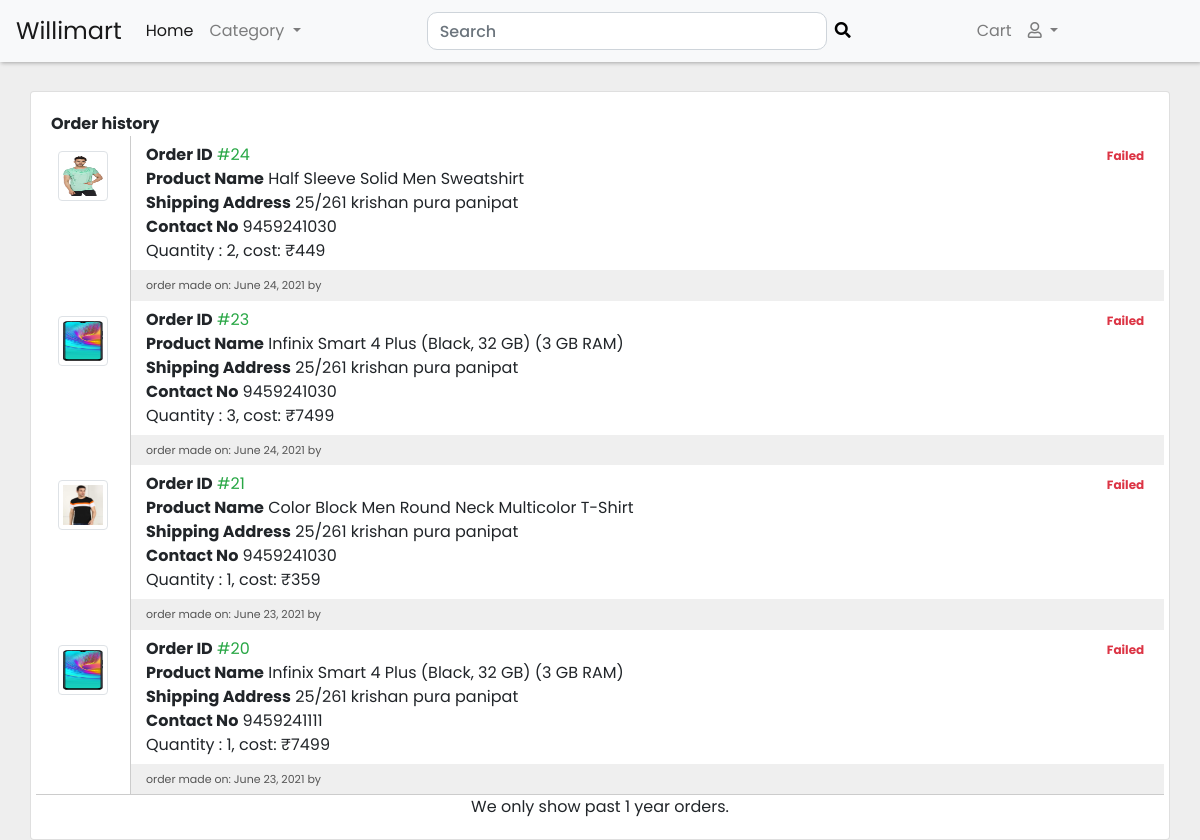
The page /order (signed in) on the database as committed earlier.
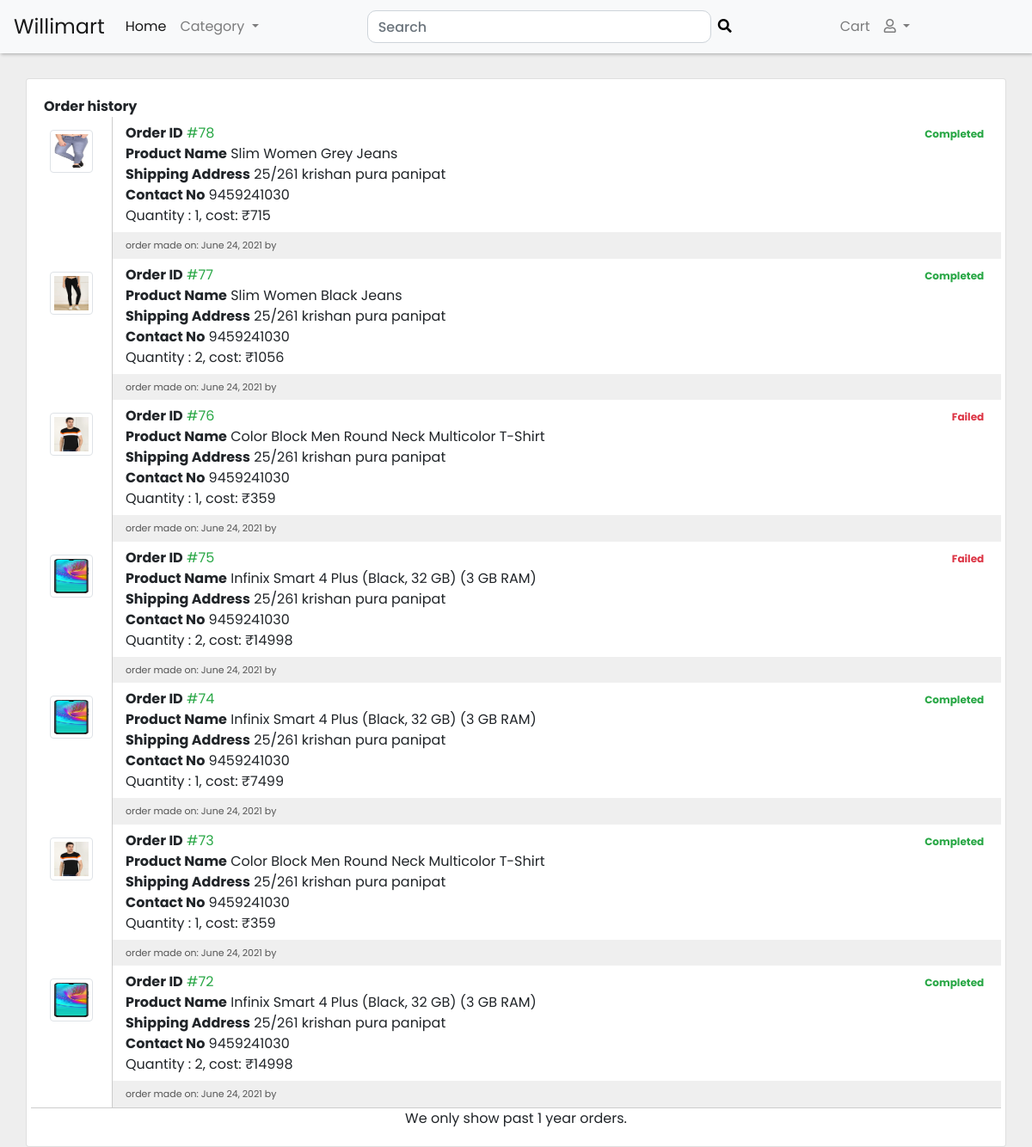
The same page on the database as committed later.
### store/models.py (models this page shows, shortened)
class Order(models.Model):
    product = models.ForeignKey(Product, on_delete=models.CASCADE)
    customer = models.CharField(max_length=50)
    quantity = models.IntegerField(default=1)
    price = models.IntegerField()
    address = models.CharField(max_length=200)
    phone = models.CharField(max_length=15)
    date = models.DateField(default=datetime.datetime.today)
    status = models.BooleanField(default=False)
    payment_id = models.CharField(max_length=100)

class Product(models.Model):
    name = models.CharField(max_length=100)
    price = models.IntegerField(default=0)
    category = models.ForeignKey(Category, on_delete=models.CASCADE, default=1)
    description = models.TextField(blank=True)
    image = models.ImageField(upload_to="uploads/products/%Y/%m/%d/")

### store/views.py (the view)
# urls.py: path('order', views.order, name="order"),
@login_required(login_url="signin")
def order(request):
    if not request.session.get('cart'):
        request.session['cart'] = {}
    orders = reversed(Order.objects.filter(customer=request.user.email))
    categories = Category.getCategory()
    data = {'categories': categories, 'orders': orders}
    return render(request, "orders/order.html", data)

### store/models.py (called while the page is built)
    @staticmethod
    def getCategory():
        return Category.objects.all()

### templates/orders/order.html (shortened to what this page needs)
{% extends 'base.html' %} {% load static %}  {% block body %} {% load cart %}
<div class="container bootdey">
  <div class="row">
    <div class="col-md-12 block card">
      <div class="panel panel-default panel-order">
        <div class="panel-heading">
          <strong>Order history</strong>
        </div>
        <div class="panel-body">
          <div class="row">
            {% for order in orders %}
            <div class="col-md-1">
              <img
                src="{{order.product.image.url}}"
                class="media-object img-thumbnail"
              />
            </div>
            <div class="col-md-11">
              <div class="row">
                <div class="col-md-12">
                  <div class="pull-right">
                    {% if not order.status %}
                    <label class="badge text-danger">Failed</label>
                    {% else %}
                    <label class="badge text-success">Completed</label>
                    {% endif %}
                  </div>
                  <span><strong>Order ID</strong></span>
                  <span class="label label-info"
                    ><span class="text-success">#{{order.id}}</span></span
                  ><br />
                  <span><strong>Product Name</strong></span>
                  <span class="label label-info">{{order.product.name}}</span
                  ><br />
                  <span><strong>Shipping Address</strong></span>
                  <span class="label label-info">{{order.address}}</span><br />
                  <span><strong>Contact No</strong></span>
                  <span class="label label-info">{{order.phone}}</span><br />
                  Quantity : {{order.quantity}}, cost: &#8377;{{order.price}}
                  <br />
                </div>
                <div class="col-md-12">
                  order made on: {{order.date}} by
                </div>
              </div>
            </div>
            {% endfor %}
          </div>
          <div class="panel-footer text-center">
            We only show past 1 year orders.
          </div>
        </div>
      </div>
    </div>
  </div>
  {% endblock body %}

### templates/base.html (shortened to what this page needs)
{% load static %} {% load cart %}
<!DOCTYPE html>
<html lang="en">
  <head>
    <link
      rel="stylesheet"
      href="https://cdn.jsdelivr.net/npm/bootstrap@4.6.0/dist/css/bootstrap.min.css"
    />
    <link
      rel="stylesheet"
      type="text/css"
      href="//netdna.bootstrapcdn.com/font-awesome/4.0.3/css/font-awesome.min.css"
    />
    <link
      rel="stylesheet"
      href="https://use.fontawesome.com/releases/v5.15.3/css/all.css"
    />
    <link rel="stylesheet" href="{% static 'css/style.css' %}" />
  </head>
  <body onload="loading()">
    <nav class="navbar navbar-expand-lg navbar-light bg-light">
      <a class="navbar-brand brand" href="{% url 'home' %}">Willimart</a>
      <div class="collapse navbar-collapse" id="navbarSupportedContent">
        <ul class="navbar-nav mr-auto">
          <li class="nav-item active">
            <a class="nav-link" href="{% url 'home' %}"
              >Home <span class="sr-only">(current)</span></a
            >
          </li>
          <li class="nav-item dropdown">
            <a
              class="nav-link dropdown-toggle"
              href="#"
              id="navbarDropdown"
              role="button"
              data-toggle="dropdown"
              aria-haspopup="true"
              aria-expanded="false"
            >
              Category
            </a>
          </li>
        </ul>
        <form class="form-inline my-2 my-lg-0 mr-auto">
          <input
            class="form-control mr-sm-2"
            type="search"
            placeholder="Search"
            aria-label="Search"
            id="navsearch"
          />
          <button class="search my-2 my-sm-0" type="submit">
            <i class="fas fa-search"></i>
          </button>
        </form>
        <ul class="navbar-nav mr-auto">
          <li class="nav-item">
            <a class="nav-link" href="{% url 'cart' %}"
              >Cart
            </a>
          </li>
          {% if not user.is_authenticated %}
          <li class="nav-item">
            <a class="nav-link" href="{% url 'signin' %}">Signin</a>
          </li>
          <li class="nav-item">
            <a class="nav-link" href="{% url 'signup' %}">Signup</a>
          </li>
          {% else %}
          <li class="nav-item dropdown">
            <a
              class="nav-link dropdown-toggle"
              href="#"
              id="navbarDropdown"
              role="button"
              data-toggle="dropdown"
              aria-haspopup="true"
              aria-expanded="false"
            >
              <i class="far fa-user"></i>
            </a>
          </li>
          {% endif %}
        </ul>
      </div>
    </nav>
    {% block body %}{% endblock body %}
  </body>
</html>

### static/css/style.css (style rules this page uses)
:root { --primary: #ed7966; --secondary: #303179; --background: #eee; --light: #39a2db; --light-background: #a2dbfa; }
* { margin: 0; padding: 0; box-sizing: border-box; }
body { font-family: "Poppins", sans-serif; background: var(--background); overflow-x: hidden; }
#navsearch { width: 400px !important; }
a { color: #000; }
.navbar { position: fixed; z-index: 1; width: 100%; }
.brand { font-size: 1.5rem; }
.block { margin-top: 8%; }
.card { padding: 20px; }
.search { border: none; background: transparent; }
.navbar { box-shadow: 1px 1px 4px 0px rgba(0, 0, 0, 0.3); }
.panel-order .row { border-bottom: 1px solid #ccc; }
.panel-order .row:last-child { border: 0px; }
.panel-order .row .col-md-1 { text-align: center; padding-top: 15px; }
.panel-order .row .col-md-1 img { width: 50px; max-height: 50px; }
.panel-order .row .row { border-bottom: 0; }
.panel-order .row .col-md-11 { border-left: 1px solid #ccc; }
.panel-order .row .row .col-md-12 { padding-top: 7px; padding-bottom: 7px; }
.panel-order .row .row .col-md-12:last-child { font-size: 11px; color: #555; background: #efefef; }
.panel-order .panel-body { padding-top: 0px; padding-bottom: 0px; }
label { margin-bottom: 0; font-size: 14px; font-weight: 500; color: #777; padding-left: 3px; }
.form-control { border-radius: 10px; }
input[placeholder] { font-weight: 500; }

Rows that differ between the two databases and show on the page:
removed Order: product.image (picture), status "Failed", id "24", product.name "Half Sleeve Solid Men Sweatshirt", address "25/261 krishan pura panipat", phone "9459241030", quantity "2", price "449", date "June 24, 2021"
removed Order: product.image (picture), status "Failed", id "23", product.name "Infinix Smart 4 Plus (Black, 32 GB) (3 GB RAM)", address "25/261 krishan pura panipat", phone "9459241030", quantity "3", price "7499", date "June 24, 2021"
removed Order: product.image (picture), status "Failed", id "21", product.name "Color Block Men Round Neck Multicolor T-Shirt", address "25/261 krishan pura panipat", phone "9459241030", quantity "1", price "359", date "June 23, 2021"
removed Order: product.image (picture), status "Failed", id "20", product.name "Infinix Smart 4 Plus (Black, 32 GB) (3 GB RAM)", address "25/261 krishan pura panipat", phone "9459241111", quantity "1", price "7499", date "June 23, 2021"
added Order: product.image (picture), status "Completed", id "78", product.name "Slim Women Grey Jeans", address "25/261 krishan pura panipat", phone "9459241030", quantity "1", price "715", date "June 24, 2021"
added Order: product.image (picture), status "Completed", id "77", product.name "Slim Women Black Jeans", address "25/261 krishan pura panipat", phone "9459241030", quantity "2", price "1056", date "June 24, 2021"
added Order: product.image (picture), status "Failed", id "76", product.name "Color Block Men Round Neck Multicolor T-Shirt", address "25/261 krishan pura panipat", phone "9459241030", quantity "1", price "359", date "June 24, 2021"
added Order: product.image (picture), status "Failed", id "75", product.name "Infinix Smart 4 Plus (Black, 32 GB) (3 GB RAM)", address "25/261 krishan pura panipat", phone "9459241030", quantity "2", price "14998", date "June 24, 2021"
added Order: product.image (picture), status "Completed", id "74", product.name "Infinix Smart 4 Plus (Black, 32 GB) (3 GB RAM)", address "25/261 krishan pura panipat", phone "9459241030", quantity "1", price "7499", date "June 24, 2021"
added Order: product.image (picture), status "Completed", id "73", product.name "Color Block Men Round Neck Multicolor T-Shirt", address "25/261 krishan pura panipat", phone "9459241030", quantity "1", price "359", date "June 24, 2021"
added Order: product.image (picture), status "Completed", id "72", product.name "Infinix Smart 4 Plus (Black, 32 GB) (3 GB RAM)", address "25/261 krishan pura panipat", phone "9459241030", quantity "2", price "14998", date "June 24, 2021"
